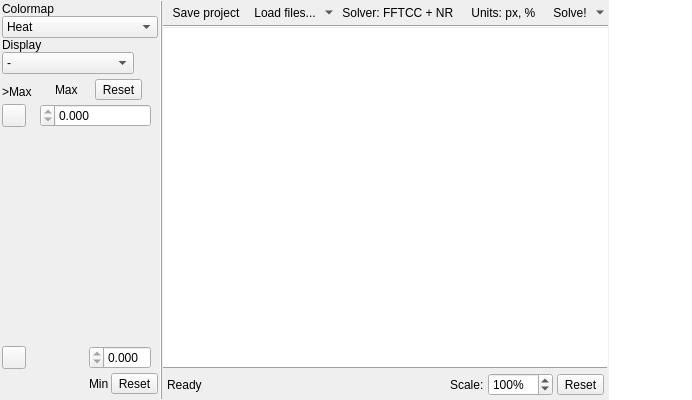
<?xml version="1.0" encoding="UTF-8"?>
<ui version="4.0">
 <class>ProjectTab</class>
 <widget class="QWidget" name="ProjectTab">
  <property name="geometry">
   <rect>
    <x>0</x>
    <y>0</y>
    <width>692</width>
    <height>400</height>
   </rect>
  </property>
  <property name="font">
   <font>
    <family>.AppleSystemUIFont</family>
   </font>
  </property>
  <property name="windowTitle">
   <string>Form</string>
  </property>
  <layout class="QHBoxLayout" name="horizontalLayout">
   <property name="leftMargin">
    <number>0</number>
   </property>
   <property name="topMargin">
    <number>0</number>
   </property>
   <property name="rightMargin">
    <number>0</number>
   </property>
   <property name="bottomMargin">
    <number>0</number>
   </property>
   <item>
    <widget class="QSplitter" name="splitter">
     <property name="orientation">
      <enum>Qt::Orientation::Horizontal</enum>
     </property>
     <property name="handleWidth">
      <number>1</number>
     </property>
     <property name="childrenCollapsible">
      <bool>false</bool>
     </property>
     <widget class="QFrame" name="frame">
      <property name="sizePolicy">
       <sizepolicy hsizetype="Expanding" vsizetype="Preferred">
        <horstretch>1</horstretch>
        <verstretch>0</verstretch>
       </sizepolicy>
      </property>
      <property name="frameShape">
       <enum>QFrame::Shape::NoFrame</enum>
      </property>
      <property name="frameShadow">
       <enum>QFrame::Shadow::Plain</enum>
      </property>
      <layout class="QHBoxLayout" name="horizontalLayout_3">
       <property name="spacing">
        <number>0</number>
       </property>
       <property name="leftMargin">
        <number>0</number>
       </property>
       <property name="topMargin">
        <number>0</number>
       </property>
       <property name="rightMargin">
        <number>0</number>
       </property>
       <property name="bottomMargin">
        <number>0</number>
       </property>
       <item>
        <widget class="QFrame" name="colormapFrame">
         <layout class="QVBoxLayout" name="verticalLayout_2">
          <property name="spacing">
           <number>0</number>
          </property>
          <property name="leftMargin">
           <number>2</number>
          </property>
          <property name="topMargin">
           <number>2</number>
          </property>
          <property name="rightMargin">
           <number>2</number>
          </property>
          <property name="bottomMargin">
           <number>2</number>
          </property>
          <item>
           <widget class="QLabel" name="label_6">
            <property name="text">
             <string>Colormap</string>
            </property>
           </widget>
          </item>
          <item>
           <widget class="QComboBox" name="chooseColormapBox">
            <property name="sizePolicy">
             <sizepolicy hsizetype="Preferred" vsizetype="Fixed">
              <horstretch>0</horstretch>
              <verstretch>0</verstretch>
             </sizepolicy>
            </property>
            <item>
             <property name="text">
              <string>Heat</string>
             </property>
            </item>
            <item>
             <property name="text">
              <string>Turbo</string>
             </property>
            </item>
            <item>
             <property name="text">
              <string>Jet</string>
             </property>
            </item>
            <item>
             <property name="text">
              <string>Parula</string>
             </property>
            </item>
            <item>
             <property name="text">
              <string>Hot</string>
             </property>
            </item>
            <item>
             <property name="text">
              <string>Gray</string>
             </property>
            </item>
            <item>
             <property name="text">
              <string>Magma</string>
             </property>
            </item>
            <item>
             <property name="text">
              <string>Inferno</string>
             </property>
            </item>
            <item>
             <property name="text">
              <string>Plasma</string>
             </property>
            </item>
            <item>
             <property name="text">
              <string>Viridis</string>
             </property>
            </item>
            <item>
             <property name="text">
              <string>Cividis</string>
             </property>
            </item>
            <item>
             <property name="text">
              <string>Github</string>
             </property>
            </item>
            <item>
             <property name="text">
              <string>Cubehelix</string>
             </property>
            </item>
            <item>
             <property name="text">
              <string>HSV</string>
             </property>
            </item>
           </widget>
          </item>
          <item>
           <widget class="QLabel" name="label_5">
            <property name="text">
             <string>Display</string>
            </property>
           </widget>
          </item>
          <item>
           <layout class="QHBoxLayout" name="horizontalLayout_2">
            <property name="spacing">
             <number>0</number>
            </property>
            <property name="topMargin">
             <number>0</number>
            </property>
            <item>
             <widget class="QComboBox" name="chooseDisplayBox">
              <property name="sizePolicy">
               <sizepolicy hsizetype="Preferred" vsizetype="Fixed">
                <horstretch>0</horstretch>
                <verstretch>0</verstretch>
               </sizepolicy>
              </property>
              <item>
               <property name="text">
                <string>-</string>
               </property>
              </item>
              <item>
               <property name="text">
                <string>Deformation X</string>
               </property>
              </item>
              <item>
               <property name="text">
                <string>Deformation Y</string>
               </property>
              </item>
              <item>
               <property name="text">
                <string>Deformation total</string>
               </property>
              </item>
              <item>
               <property name="text">
                <string>Cauchy strain EXX</string>
               </property>
              </item>
              <item>
               <property name="text">
                <string>Cauchy strain EYY</string>
               </property>
              </item>
              <item>
               <property name="text">
                <string>Cauchy strain EXY</string>
               </property>
              </item>
             </widget>
            </item>
            <item>
             <widget class="QToolButton" name="displayConfigButton">
              <property name="toolTip">
               <string>Configure...</string>
              </property>
              <property name="autoRaise">
               <bool>true</bool>
              </property>
             </widget>
            </item>
           </layout>
          </item>
          <item>
           <layout class="QHBoxLayout" name="horizontalLayout_6">
            <property name="spacing">
             <number>8</number>
            </property>
            <property name="topMargin">
             <number>4</number>
            </property>
            <property name="bottomMargin">
             <number>8</number>
            </property>
            <item>
             <layout class="QVBoxLayout" name="verticalLayout_6">
              <property name="spacing">
               <number>0</number>
              </property>
              <item>
               <widget class="QLabel" name="label_2">
                <property name="text">
                 <string>&gt;Max</string>
                </property>
               </widget>
              </item>
              <item>
               <widget class="ColorPickerButton" name="aboveMaxColorButton"/>
              </item>
             </layout>
            </item>
            <item>
             <layout class="QVBoxLayout" name="verticalLayout_7">
              <property name="spacing">
               <number>4</number>
              </property>
              <item>
               <layout class="QHBoxLayout" name="horizontalLayout_4">
                <property name="spacing">
                 <number>2</number>
                </property>
                <item>
                 <widget class="QLabel" name="label_4">
                  <property name="sizePolicy">
                   <sizepolicy hsizetype="Maximum" vsizetype="Preferred">
                    <horstretch>0</horstretch>
                    <verstretch>0</verstretch>
                   </sizepolicy>
                  </property>
                  <property name="text">
                   <string>Max</string>
                  </property>
                 </widget>
                </item>
                <item>
                 <widget class="QToolButton" name="resetMaxButton">
                  <property name="text">
                   <string>Reset</string>
                  </property>
                 </widget>
                </item>
               </layout>
              </item>
              <item>
               <layout class="QHBoxLayout" name="horizontalLayout_9">
                <property name="spacing">
                 <number>0</number>
                </property>
                <item>
                 <widget class="QDoubleSpinBox" name="maxSpinBox">
                  <property name="sizePolicy">
                   <sizepolicy hsizetype="Minimum" vsizetype="Fixed">
                    <horstretch>1</horstretch>
                    <verstretch>0</verstretch>
                   </sizepolicy>
                  </property>
                  <property name="layoutDirection">
                   <enum>Qt::LayoutDirection::RightToLeft</enum>
                  </property>
                  <property name="suffix">
                   <string/>
                  </property>
                  <property name="decimals">
                   <number>3</number>
                  </property>
                  <property name="minimum">
                   <double>0.000000000000000</double>
                  </property>
                  <property name="maximum">
                   <double>0.000000000000000</double>
                  </property>
                 </widget>
                </item>
                <item>
                 <widget class="QLabel" name="maxUnitLabel">
                  <property name="text">
                   <string/>
                  </property>
                 </widget>
                </item>
               </layout>
              </item>
             </layout>
            </item>
           </layout>
          </item>
          <item>
           <widget class="ColorMapWidget" name="colormap" native="true">
            <property name="sizePolicy">
             <sizepolicy hsizetype="Preferred" vsizetype="Expanding">
              <horstretch>0</horstretch>
              <verstretch>0</verstretch>
             </sizepolicy>
            </property>
           </widget>
          </item>
          <item>
           <layout class="QHBoxLayout" name="horizontalLayout_5">
            <property name="spacing">
             <number>8</number>
            </property>
            <property name="topMargin">
             <number>8</number>
            </property>
            <property name="bottomMargin">
             <number>4</number>
            </property>
            <item>
             <layout class="QVBoxLayout" name="verticalLayout_4">
              <property name="spacing">
               <number>0</number>
              </property>
              <item>
               <widget class="ColorPickerButton" name="belowMinColorButton"/>
              </item>
              <item>
               <widget class="QLabel" name="label">
                <property name="text">
                 <string>&lt;Min</string>
                </property>
               </widget>
              </item>
             </layout>
            </item>
            <item>
             <layout class="QVBoxLayout" name="verticalLayout_5">
              <property name="spacing">
               <number>4</number>
              </property>
              <item>
               <layout class="QHBoxLayout" name="horizontalLayout_10">
                <property name="spacing">
                 <number>0</number>
                </property>
                <item>
                 <widget class="QDoubleSpinBox" name="minSpinBox">
                  <property name="sizePolicy">
                   <sizepolicy hsizetype="Minimum" vsizetype="Fixed">
                    <horstretch>1</horstretch>
                    <verstretch>0</verstretch>
                   </sizepolicy>
                  </property>
                  <property name="layoutDirection">
                   <enum>Qt::LayoutDirection::RightToLeft</enum>
                  </property>
                  <property name="suffix">
                   <string/>
                  </property>
                  <property name="decimals">
                   <number>3</number>
                  </property>
                  <property name="maximum">
                   <double>0.000000000000000</double>
                  </property>
                 </widget>
                </item>
                <item>
                 <widget class="QLabel" name="minUnitLabel">
                  <property name="text">
                   <string/>
                  </property>
                 </widget>
                </item>
               </layout>
              </item>
              <item>
               <layout class="QHBoxLayout" name="horizontalLayout_8">
                <property name="spacing">
                 <number>2</number>
                </property>
                <property name="topMargin">
                 <number>0</number>
                </property>
                <item>
                 <widget class="QLabel" name="label_3">
                  <property name="sizePolicy">
                   <sizepolicy hsizetype="Maximum" vsizetype="Preferred">
                    <horstretch>0</horstretch>
                    <verstretch>0</verstretch>
                   </sizepolicy>
                  </property>
                  <property name="text">
                   <string>Min</string>
                  </property>
                 </widget>
                </item>
                <item>
                 <widget class="QToolButton" name="resetMinButton">
                  <property name="text">
                   <string>Reset</string>
                  </property>
                 </widget>
                </item>
               </layout>
              </item>
             </layout>
            </item>
           </layout>
          </item>
         </layout>
        </widget>
       </item>
       <item>
        <widget class="Line" name="line">
         <property name="frameShadow">
          <enum>QFrame::Shadow::Raised</enum>
         </property>
         <property name="orientation">
          <enum>Qt::Orientation::Vertical</enum>
         </property>
        </widget>
       </item>
       <item>
        <layout class="QVBoxLayout" name="verticalLayout_3">
         <property name="spacing">
          <number>0</number>
         </property>
         <item>
          <widget class="QFrame" name="toolBar">
           <layout class="QHBoxLayout" name="_2">
            <property name="spacing">
             <number>0</number>
            </property>
            <property name="leftMargin">
             <number>2</number>
            </property>
            <property name="topMargin">
             <number>2</number>
            </property>
            <property name="rightMargin">
             <number>2</number>
            </property>
            <property name="bottomMargin">
             <number>2</number>
            </property>
            <item>
             <widget class="QToolButton" name="saveProjectButton">
              <property name="text">
               <string>Save project</string>
              </property>
              <property name="iconSize">
               <size>
                <width>48</width>
                <height>48</height>
               </size>
              </property>
              <property name="toolButtonStyle">
               <enum>Qt::ToolButtonStyle::ToolButtonTextUnderIcon</enum>
              </property>
              <property name="autoRaise">
               <bool>true</bool>
              </property>
             </widget>
            </item>
            <item>
             <widget class="QToolButton" name="openImagesButton">
              <property name="text">
               <string>Load files...</string>
              </property>
              <property name="iconSize">
               <size>
                <width>48</width>
                <height>48</height>
               </size>
              </property>
              <property name="popupMode">
               <enum>QToolButton::ToolButtonPopupMode::MenuButtonPopup</enum>
              </property>
              <property name="toolButtonStyle">
               <enum>Qt::ToolButtonStyle::ToolButtonTextUnderIcon</enum>
              </property>
              <property name="autoRaise">
               <bool>true</bool>
              </property>
             </widget>
            </item>
            <item>
             <widget class="QToolButton" name="solverButton">
              <property name="text">
               <string>Solver: FFTCC + NR </string>
              </property>
              <property name="iconSize">
               <size>
                <width>48</width>
                <height>48</height>
               </size>
              </property>
              <property name="popupMode">
               <enum>QToolButton::ToolButtonPopupMode::InstantPopup</enum>
              </property>
              <property name="toolButtonStyle">
               <enum>Qt::ToolButtonStyle::ToolButtonTextUnderIcon</enum>
              </property>
              <property name="autoRaise">
               <bool>true</bool>
              </property>
             </widget>
            </item>
            <item>
             <widget class="QToolButton" name="unitsButton">
              <property name="text">
               <string>Units: px, % </string>
              </property>
              <property name="iconSize">
               <size>
                <width>48</width>
                <height>48</height>
               </size>
              </property>
              <property name="popupMode">
               <enum>QToolButton::ToolButtonPopupMode::InstantPopup</enum>
              </property>
              <property name="toolButtonStyle">
               <enum>Qt::ToolButtonStyle::ToolButtonTextUnderIcon</enum>
              </property>
              <property name="autoRaise">
               <bool>true</bool>
              </property>
             </widget>
            </item>
            <item>
             <widget class="QToolButton" name="solveButton">
              <property name="text">
               <string>Solve!</string>
              </property>
              <property name="iconSize">
               <size>
                <width>48</width>
                <height>48</height>
               </size>
              </property>
              <property name="popupMode">
               <enum>QToolButton::ToolButtonPopupMode::MenuButtonPopup</enum>
              </property>
              <property name="toolButtonStyle">
               <enum>Qt::ToolButtonStyle::ToolButtonTextUnderIcon</enum>
              </property>
              <property name="autoRaise">
               <bool>true</bool>
              </property>
             </widget>
            </item>
            <item>
             <spacer name="horizontalSpacer">
              <property name="orientation">
               <enum>Qt::Orientation::Horizontal</enum>
              </property>
              <property name="sizeHint" stdset="0">
               <size>
                <width>40</width>
                <height>20</height>
               </size>
              </property>
             </spacer>
            </item>
           </layout>
          </widget>
         </item>
         <item>
          <widget class="Line" name="line_3">
           <property name="orientation">
            <enum>Qt::Orientation::Horizontal</enum>
           </property>
          </widget>
         </item>
         <item>
          <widget class="SceneView" name="sceneView">
           <property name="sizePolicy">
            <sizepolicy hsizetype="Expanding" vsizetype="Expanding">
             <horstretch>0</horstretch>
             <verstretch>0</verstretch>
            </sizepolicy>
           </property>
           <property name="frameShape">
            <enum>QFrame::Shape::NoFrame</enum>
           </property>
           <property name="frameShadow">
            <enum>QFrame::Shadow::Plain</enum>
           </property>
           <property name="transformationAnchor">
            <enum>QGraphicsView::ViewportAnchor::AnchorUnderMouse</enum>
           </property>
          </widget>
         </item>
         <item>
          <widget class="Line" name="line_2">
           <property name="frameShadow">
            <enum>QFrame::Shadow::Raised</enum>
           </property>
           <property name="orientation">
            <enum>Qt::Orientation::Horizontal</enum>
           </property>
          </widget>
         </item>
         <item>
          <layout class="QHBoxLayout" name="horizontalLayout_7">
           <property name="spacing">
            <number>4</number>
           </property>
           <property name="leftMargin">
            <number>4</number>
           </property>
           <property name="topMargin">
            <number>4</number>
           </property>
           <property name="rightMargin">
            <number>4</number>
           </property>
           <property name="bottomMargin">
            <number>4</number>
           </property>
           <item>
            <widget class="QLabel" name="statusLabel">
             <property name="text">
              <string>Ready</string>
             </property>
            </widget>
           </item>
           <item>
            <spacer name="horizontalSpacer_2">
             <property name="orientation">
              <enum>Qt::Orientation::Horizontal</enum>
             </property>
             <property name="sizeHint" stdset="0">
              <size>
               <width>40</width>
               <height>20</height>
              </size>
             </property>
            </spacer>
           </item>
           <item>
            <widget class="QLabel" name="label_8">
             <property name="text">
              <string>Scale:</string>
             </property>
            </widget>
           </item>
           <item>
            <widget class="QSpinBox" name="scaleSpinBox">
             <property name="suffix">
              <string>%</string>
             </property>
             <property name="minimum">
              <number>1</number>
             </property>
             <property name="maximum">
              <number>9999</number>
             </property>
             <property name="singleStep">
              <number>25</number>
             </property>
             <property name="value">
              <number>100</number>
             </property>
            </widget>
           </item>
           <item>
            <widget class="QToolButton" name="resetScaleButton">
             <property name="text">
              <string>Reset</string>
             </property>
            </widget>
           </item>
          </layout>
         </item>
        </layout>
       </item>
      </layout>
     </widget>
     <widget class="ImageListWidget" name="listWidget">
      <property name="frameShape">
       <enum>QFrame::Shape::NoFrame</enum>
      </property>
      <property name="horizontalScrollBarPolicy">
       <enum>Qt::ScrollBarPolicy::ScrollBarAlwaysOff</enum>
      </property>
      <property name="dragEnabled">
       <bool>true</bool>
      </property>
      <property name="dragDropMode">
       <enum>QAbstractItemView::DragDropMode::InternalMove</enum>
      </property>
      <property name="defaultDropAction">
       <enum>Qt::DropAction::MoveAction</enum>
      </property>
      <property name="movement">
       <enum>QListView::Movement::Snap</enum>
      </property>
      <property name="flow">
       <enum>QListView::Flow::TopToBottom</enum>
      </property>
      <property name="isWrapping" stdset="0">
       <bool>false</bool>
      </property>
     </widget>
    </widget>
   </item>
  </layout>
 </widget>
 <customwidgets>
  <customwidget>
   <class>ImageListWidget</class>
   <extends>QListWidget</extends>
   <header>imagelistwidget.h</header>
  </customwidget>
  <customwidget>
   <class>ColorMapWidget</class>
   <extends>QWidget</extends>
   <header>colormapwidget.h</header>
   <container>1</container>
   <slots>
    <signal>unitChanged(QString)</signal>
   </slots>
  </customwidget>
  <customwidget>
   <class>ColorPickerButton</class>
   <extends>QToolButton</extends>
   <header>colorpickerbutton.h</header>
  </customwidget>
  <customwidget>
   <class>SceneView</class>
   <extends>QGraphicsView</extends>
   <header>sceneview.h</header>
   <slots>
    <signal>scaledPercent(int)</signal>
    <slot>setScale(double)</slot>
    <slot>setScalePercent(int)</slot>
    <slot>resetScale()</slot>
   </slots>
  </customwidget>
 </customwidgets>
 <resources/>
 <connections>
  <connection>
   <sender>sceneView</sender>
   <signal>scaledPercent(int)</signal>
   <receiver>scaleSpinBox</receiver>
   <slot>setValue(int)</slot>
   <hints>
    <hint type="sourcelabel">
     <x>321</x>
     <y>197</y>
    </hint>
    <hint type="destinationlabel">
     <x>414</x>
     <y>383</y>
    </hint>
   </hints>
  </connection>
  <connection>
   <sender>scaleSpinBox</sender>
   <signal>valueChanged(int)</signal>
   <receiver>sceneView</receiver>
   <slot>setScalePercent(int)</slot>
   <hints>
    <hint type="sourcelabel">
     <x>414</x>
     <y>383</y>
    </hint>
    <hint type="destinationlabel">
     <x>321</x>
     <y>197</y>
    </hint>
   </hints>
  </connection>
  <connection>
   <sender>colormap</sender>
   <signal>unitChanged(QString)</signal>
   <receiver>maxUnitLabel</receiver>
   <slot>setText(QString)</slot>
   <hints>
    <hint type="sourcelabel">
     <x>77</x>
     <y>245</y>
    </hint>
    <hint type="destinationlabel">
     <x>143</x>
     <y>138</y>
    </hint>
   </hints>
  </connection>
  <connection>
   <sender>colormap</sender>
   <signal>unitChanged(QString)</signal>
   <receiver>minUnitLabel</receiver>
   <slot>setText(QString)</slot>
   <hints>
    <hint type="sourcelabel">
     <x>77</x>
     <y>245</y>
    </hint>
    <hint type="destinationlabel">
     <x>143</x>
     <y>353</y>
    </hint>
   </hints>
  </connection>
  <connection>
   <sender>resetScaleButton</sender>
   <signal>released()</signal>
   <receiver>sceneView</receiver>
   <slot>resetScale()</slot>
   <hints>
    <hint type="sourcelabel">
     <x>486</x>
     <y>383</y>
    </hint>
    <hint type="destinationlabel">
     <x>334</x>
     <y>197</y>
    </hint>
   </hints>
  </connection>
  <connection>
   <sender>openImagesButton</sender>
   <signal>released()</signal>
   <receiver>ProjectTab</receiver>
   <slot>addImages()</slot>
   <hints>
    <hint type="sourcelabel">
     <x>318</x>
     <y>13</y>
    </hint>
    <hint type="destinationlabel">
     <x>310</x>
     <y>199</y>
    </hint>
   </hints>
  </connection>
  <connection>
   <sender>listWidget</sender>
   <signal>currentItemChanged(QListWidgetItem*,QListWidgetItem*)</signal>
   <receiver>ProjectTab</receiver>
   <slot>displayImage()</slot>
   <hints>
    <hint type="sourcelabel">
     <x>584</x>
     <y>199</y>
    </hint>
    <hint type="destinationlabel">
     <x>310</x>
     <y>199</y>
    </hint>
   </hints>
  </connection>
  <connection>
   <sender>chooseColormapBox</sender>
   <signal>currentIndexChanged(int)</signal>
   <receiver>ProjectTab</receiver>
   <slot>colormapSelected(int)</slot>
   <hints>
    <hint type="sourcelabel">
     <x>96</x>
     <y>81</y>
    </hint>
    <hint type="destinationlabel">
     <x>310</x>
     <y>199</y>
    </hint>
   </hints>
  </connection>
  <connection>
   <sender>chooseDisplayBox</sender>
   <signal>currentIndexChanged(int)</signal>
   <receiver>ProjectTab</receiver>
   <slot>displaySelected(int)</slot>
   <hints>
    <hint type="sourcelabel">
     <x>84</x>
     <y>33</y>
    </hint>
    <hint type="destinationlabel">
     <x>310</x>
     <y>199</y>
    </hint>
   </hints>
  </connection>
  <connection>
   <sender>unitsButton</sender>
   <signal>triggered(QAction*)</signal>
   <receiver>ProjectTab</receiver>
   <slot>unitsChanged(QAction*)</slot>
   <hints>
    <hint type="sourcelabel">
     <x>509</x>
     <y>13</y>
    </hint>
    <hint type="destinationlabel">
     <x>310</x>
     <y>199</y>
    </hint>
   </hints>
  </connection>
  <connection>
   <sender>solverButton</sender>
   <signal>triggered(QAction*)</signal>
   <receiver>ProjectTab</receiver>
   <slot>solverChanged(QAction*)</slot>
   <hints>
    <hint type="sourcelabel">
     <x>416</x>
     <y>13</y>
    </hint>
    <hint type="destinationlabel">
     <x>310</x>
     <y>199</y>
    </hint>
   </hints>
  </connection>
  <connection>
   <sender>solveButton</sender>
   <signal>released()</signal>
   <receiver>ProjectTab</receiver>
   <slot>solve()</slot>
   <hints>
    <hint type="sourcelabel">
     <x>525</x>
     <y>13</y>
    </hint>
    <hint type="destinationlabel">
     <x>310</x>
     <y>199</y>
    </hint>
   </hints>
  </connection>
 </connections>
 <slots>
  <slot>addImages()</slot>
  <slot>displayImage()</slot>
  <slot>displaySelected(int)</slot>
  <slot>colormapSelected(int)</slot>
  <slot>unitsChanged(QAction*)</slot>
  <slot>solverChanged(QAction*)</slot>
  <slot>solve()</slot>
 </slots>
</ui>
